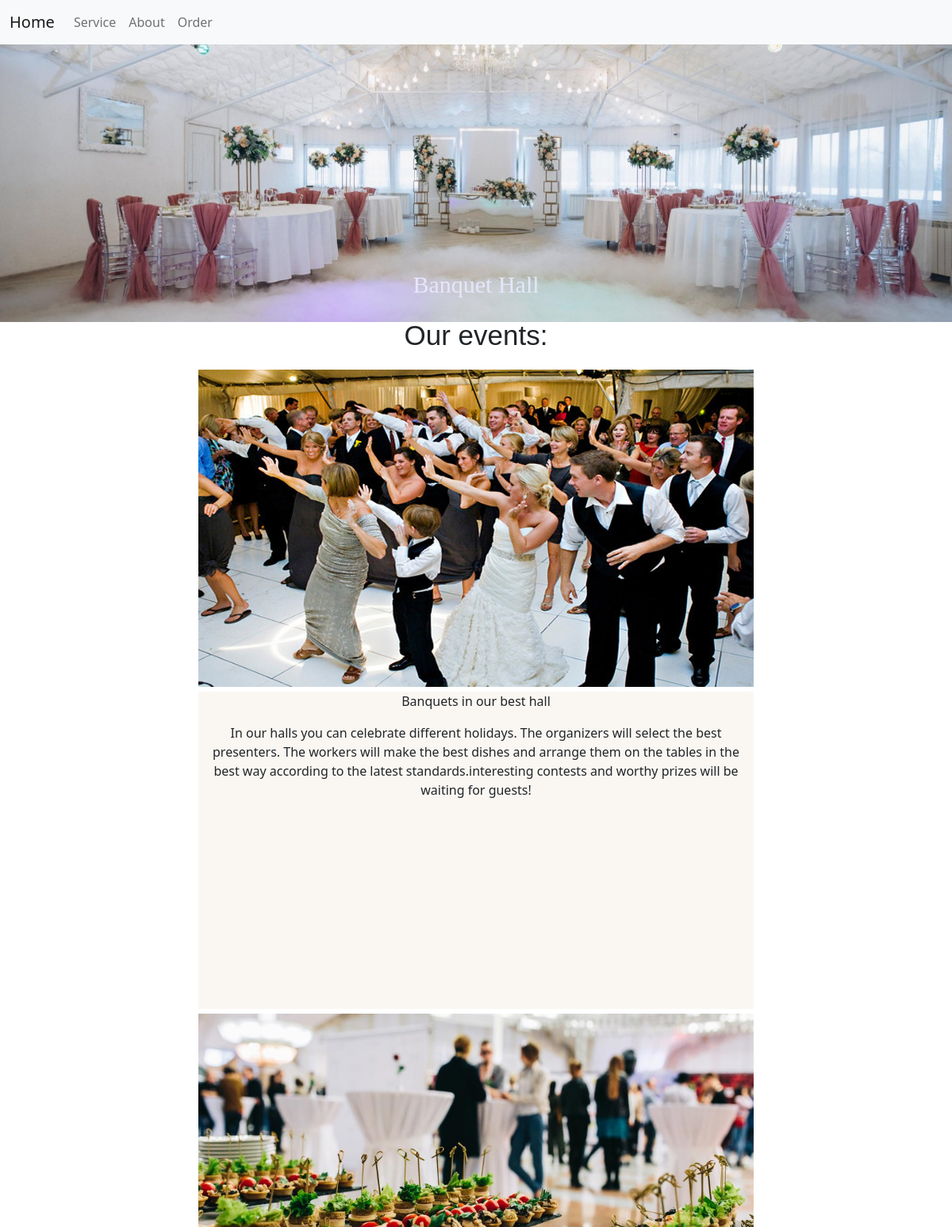
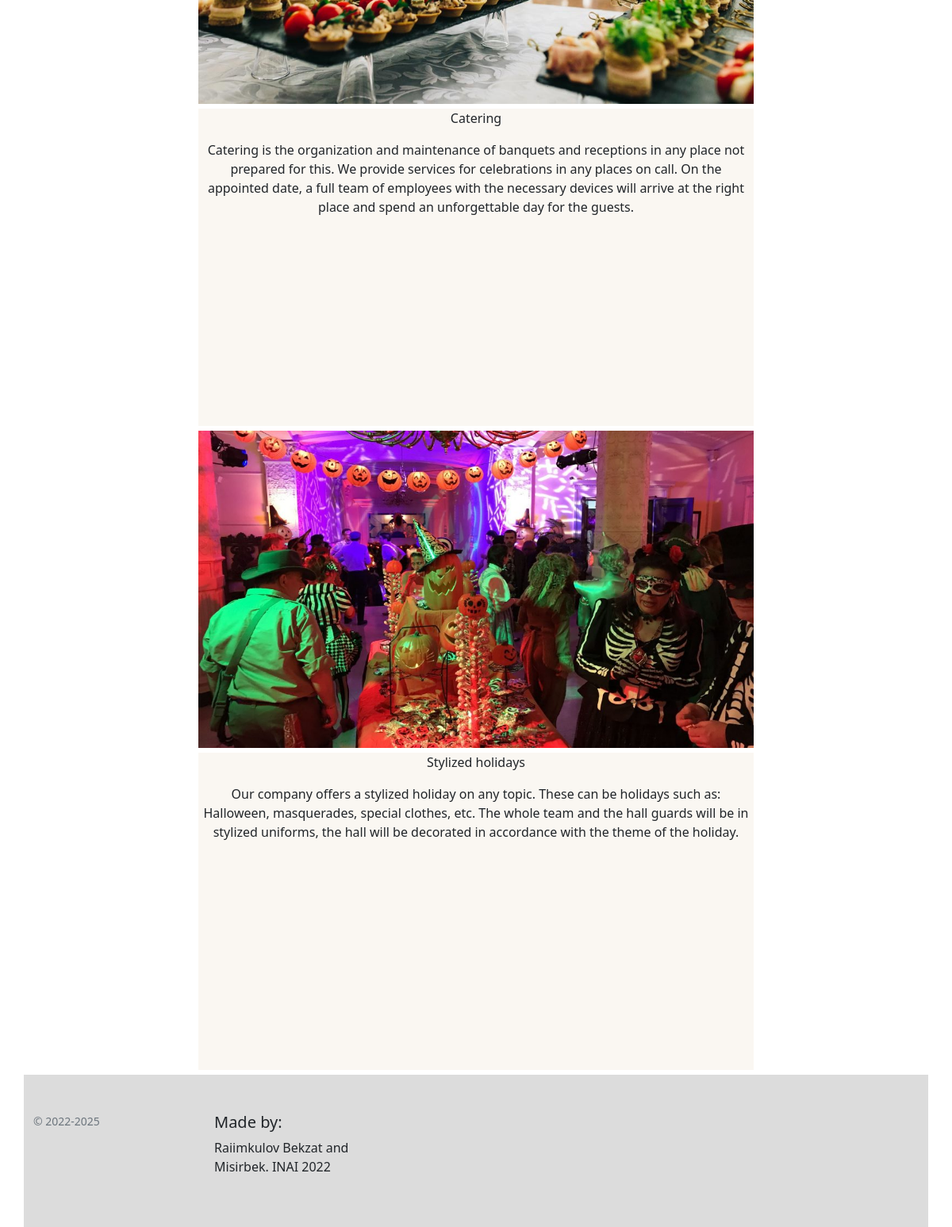
/main/, run on the app's committed database (2 pictures, top to bottom).
### blog/models.py (models this page shows)
class Mainpage(models.Model):
    image = models.ImageField(upload_to='')

class Events(models.Model):
    title = models.CharField(max_length=100)
    description = models.TextField()
    image = models.ImageField(upload_to="", null=True)

### blog/views.py (the view)
# urls.py: path("main/", views.main, name="main"),
def main(request):
    events = models.Events.objects.all()
    mainpage = models.Mainpage.objects.all()
    return render(request, "main.html", {"events": events, 'mainpage': mainpage})

### templates/main.html (shortened to what this page needs)
<!DOCTYPE html>
{% load static %}
<html lang="en">
<head>
    <link href="https://cdn.jsdelivr.net/npm/bootstrap@5.2.3/dist/css/bootstrap.min.css" rel="stylesheet"
>
    <link rel="stylesheet" href="{% static 'style.css' %}">
</head>
<body>
<header>
    <nav class="navbar navbar-expand-lg bg-light">
        <div class="container-fluid">
            <a class="navbar-brand" href="">Home</a>
            <div class="collapse navbar-collapse" id="navbarNav">
                <ul class="navbar-nav">
                    <li class="nav-item">
                        <a class="nav-link" href="/service/">Service</a>
                    </li>
                    <li class="nav-item">
                        <a class="nav-link" href="/about/">About</a>
                    </li>
                    <li class="nav-item">
                        <a class="nav-link" href="/order/">Order</a>
                    </li>
                </ul>
            </div>
        </div>
    </nav>
</header>
{% for i in mainpage %}
    <section>
        <img class="glavnaya"
             class='glavnaya'
             src="{{ i.image.url }}">
        <p class="glavtext">Banquet Hall</p>
    </section>
{% endfor %}
<p class="eventtext">Our events:</p>
{% for i in events %}
    <center>
        <div eventblock>
            <div class="eventcontent">
                <img class="eventimage" src='{{ i.image.url }}' alt=''>
            </div>
            <div class="eventcontent">
                <div class="square">
                    <p>{{ i.title }}</p>
                    <p>{{ i.description }}</p>
                </div>
            </div>
        </div>
    </center>
{% endfor %}
<footer class="container py-5">
    <div class="row">
        <div class="col-12 col-md">
            <small class="d-block mb-3 text-muted">&copy; 2022-2025</small>
        </div>
        <div class="col-6 col-md">
            <h5>Made by:</h5>
            <p>Raiimkulov Bekzat and Misirbek. INAI 2022</p>
        </div>
        <div class="col-6 col-md">
        </div>
        <div class="col-6 col-md">
        </div>
        <div class="col-6 col-md">
        </div>
    </div>
</footer>
</body>

### static/style.css (style rules this page uses)
.glavnaya { width: 100%; }
.glavtext { text-align: center; font-size: 30px; margin-top: -70px; color: lavender; font-family: Georgia, serif; }
.eventtext { text-align: center; font-family: Tahoma, sans-serif; font-size: 35px; }
.eventimage { height: 400px; width: 700px; float: left; }
.square { height: 400px; width: 700px; background: rgb(250,247,242); float: right; }
.eventcontent { display: inline-block; }
footer { background-color: gainsboro; }

### data on the page
Mainpage: image (picture)
Events: image (picture), title "Banquets in our best hall", description "In our halls you can celebrate different holidays. The organizers will select the best presenters. The workers will make the best dishes and arrange them on the tables in the best way according to the latest standards.interesting contests and worthy prizes will be waiting for guests!"
Events: image (picture), title "Catering", description "Catering is the organization and maintenance of banquets and receptions in any place not prepared for this. We provide services for celebrations in any places on call. On the appointed date, a full team of employees with the necessary devices will arrive at the right place and spend an unforgettable day for the guests."
Events: image (picture), title "Stylized holidays", description "Our company offers a stylized holiday on any topic. These can be holidays such as: Halloween, masquerades, special clothes, etc. The whole team and the hall guards will be in stylized uniforms, the hall will be decorated in accordance with the theme of the holiday."
